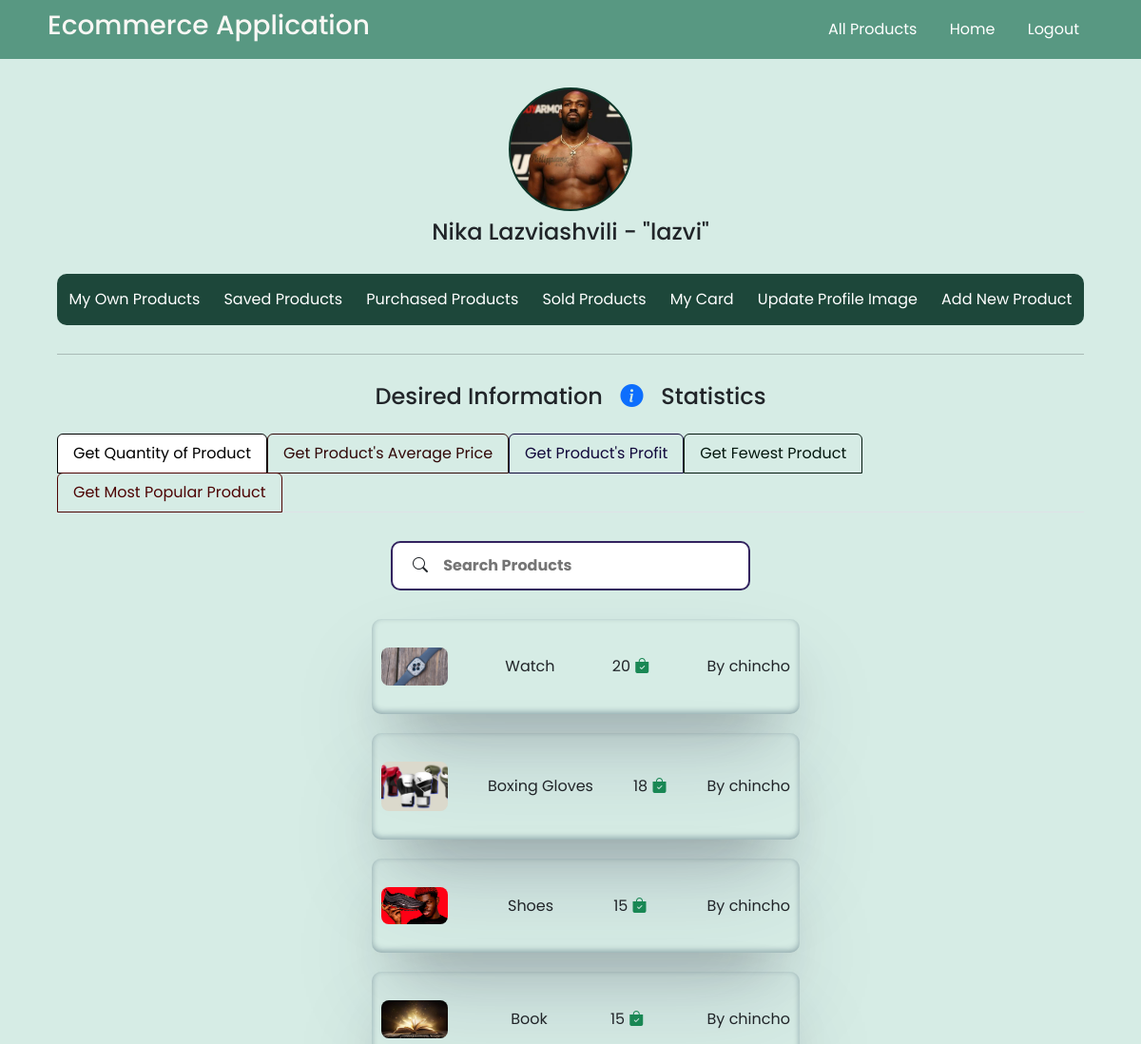
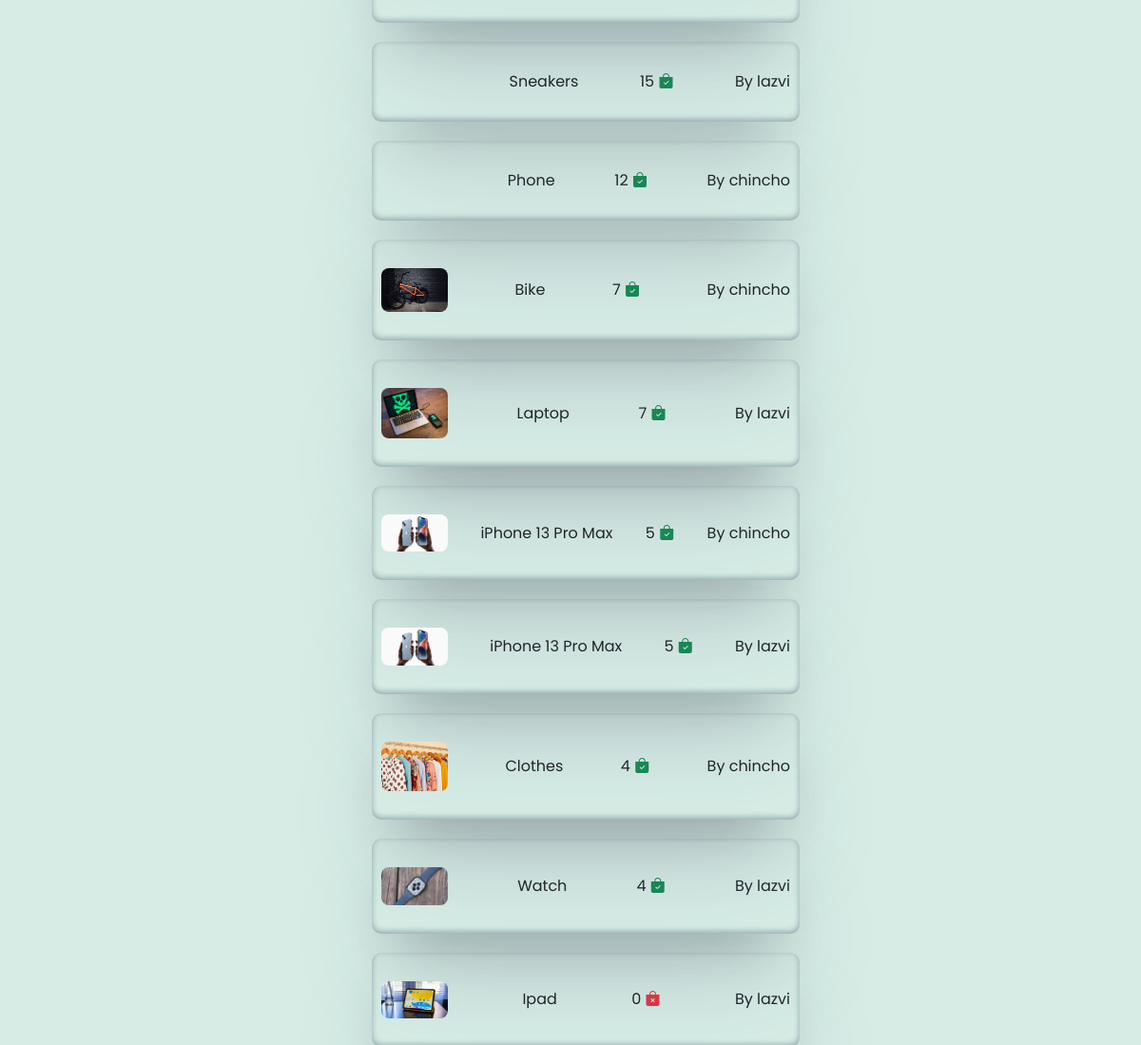
The app's page /home (signed in) with its own data (2 pictures, top to bottom).
### levelup_app/models.py (models this page shows, shortened)
class UserImage(models.Model):
    image = models.ImageField(upload_to="images")
    user = models.OneToOneField(
        User, on_delete=models.CASCADE, null=True, blank=True, related_name="user_image")

class Product(models.Model):
    name = models.CharField(max_length=150)
    price = models.FloatField(default=0)
    quantity = models.IntegerField(default=1)
    image = models.ImageField(upload_to="images")
    in_sale = models.BooleanField(default=False)
    provider = models.ForeignKey(User, on_delete=models.CASCADE, null=True)

### levelup_app/views.py (the view)
# urls.py: path("home", views.HomeView.as_view(), name="home"),
class HomeView(View):
    def get(self, request):
        all_products = Product.objects.all()
        fewest_product = all_products.order_by("quantity")
        fewest_product = fewest_product[0] if len(fewest_product) > 0 else None
        most_popular_product = PurchasedProduct.objects.values("product").annotate(
            total_quantity=Sum("quantity")).all().order_by("-total_quantity")
        most_popular_product = most_popular_product[0] if len(
            most_popular_product) else None
        sold_product = SoldProduct.objects.filter(
            product_provider=request.user).all()
        product_avg_prices = PurchasedProduct.objects.values("product").annotate(
            avg_money=Sum("money_spent")/Sum("quantity")).all()
        product_profit_prices = sold_product.values("product").annotate(
            profit_money=Sum("money_gained")/Sum("quantity")).all()
        context = {
            "user": request.user,
            "products": all_products.order_by("-quantity"),
            "product_avg_prices": product_avg_prices,
            "product_profit_prices": product_profit_prices,
            "fewest_product": fewest_product,
            "most_popular_product": most_popular_product
        }
        return render(request, "levelup_app/home.html", context)

### levelup_app/templatetags/poll_extras.py (called while the page is built)
@register.filter(name="greater_than")
def greater_than(value):
    if int(value) > 0:
        return True
    return False

@register.filter(name="product_name")
def product_name(value):
    chosen_product = Product.objects.get(id=int(value))
    return chosen_product.name

@register.filter(name="product_image")
def product_image(value):
    chosen_product = Product.objects.get(id=int(value))
    return chosen_product.image.url

@register.filter(name="provider")
def provider(value):
    chosen_product = Product.objects.get(id=int(value))
    return chosen_product.provider

### levelup_app/templates/levelup_app/home.html (shortened to what this page needs)
{% extends "base.html" %}
{% load static %}
{% load poll_extras %}
{% block css_styles %}
    <link rel="stylesheet" href="{% static 'levelup_app/css/home.css' %}">
{% endblock css_styles %}
{% block content %}
    <div>
        {% if user.user_image.image.url %}
            <div class="image-div" style="background-image: url('{{ user.user_image.image.url }}');"></div>
        {% else %}
            <div class="image-div" style="background-image: url({% static 'levelup_app/images/user.png' %});"></div>
        {% endif %}
        <h4 class="text-center mt-2">{{ user.first_name }} {{ user.last_name }} - "{{ user.username }}"</h4>
        <div class="d-flex justify-content-around align-items-center info-div">
            <a href="{% url 'own' %}">My Own Products</a>
            <a href="{% url 'saved' %}">Saved Products</a>
            <a href="{% url 'purchased' %}">Purchased Products</a>
            <a href="{% url 'sold' %}">Sold Products</a>
            <a href="{% url 'credit-card' %}">My Card</a>
            <a href="{% url 'update-image' %}">Update Profile Image</a>
            <a href="{% url 'add' %}">Add New Product</a>
        </div>
    </div>
    <hr>
    <h4 class="text-center mt-4 mb-4">
        Desired Information &nbsp; <i class="bi bi-info-circle-fill text-primary"></i> &nbsp; Statistics
    </h4>
    <div id="tab-div">
        <div class="nav nav-tabs" id="nav-tab" role="tablist">
            <button class="nav-link active" id="nav-home-tab" data-bs-toggle="tab" data-bs-target="#nav-home" type="button" role="tab" aria-controls="nav-home" aria-selected="true">Get Quantity of Product</button>
            <button class="nav-link" id="nav-profile-tab" data-bs-toggle="tab" data-bs-target="#nav-profile" type="button" role="tab" aria-controls="nav-profile" aria-selected="false">Get Product's Average Price</button>
            <button class="nav-link" id="nav-profit-tab" data-bs-toggle="tab" data-bs-target="#nav-profit" type="button" role="tab" aria-controls="nav-profit" aria-selected="false">Get Product's Profit</button>
            <button class="nav-link" id="nav-contact-tab" data-bs-toggle="tab" data-bs-target="#nav-contact" type="button" role="tab" aria-controls="nav-contact" aria-selected="false">Get Fewest Product</button>
            <button class="nav-link" id="nav-popular-tab" data-bs-toggle="tab" data-bs-target="#nav-popular" type="button" role="tab" aria-controls="nav-popular" aria-selected="false">Get Most Popular Product</button>
        </div>
    </div>
    <div class="tab-content" id="nav-tabContent">
        <div class="tab-pane fade show active" id="nav-home" role="tabpanel" aria-labelledby="nav-home-tab" tabindex="0">
            <div class="searchDiv">
                <form action="#">
                    <i class="bi bi-search"></i>
                    <input type="text" name="" id="searchProduct" placeholder="Search Products" onkeyup="filterProducts()">
                </form>
            </div>
            <ul class="text-center quantity-list" id="myList">
                {% for product in products %}
                    <li class="actualProduct">
                        <img src="{{ product.image.url }}" alt="">
                        <span class="product-heading">{{ product.name }}</span>
                        <span>{{ product.quantity }}
                            {% if product.quantity|greater_than %}
                                <i class="bi bi-bag-check-fill text-success"></i>
                            {% else %}
                                <i class="bi bi-bag-x-fill text-danger"></i>
                            {% endif %}
                        </span>
                        <span>By {{ product.provider.username }}</span>
                    </li>
                {% endfor %}
            </ul>
        </div>
    </div>
{% endblock content %}

### static/css/base.css (style rules this page uses)
body { font-family: 'Poppins', sans-serif; }

### levelup_app/static/levelup_app/css/home.css (style rules this page uses)
body { background-color: #d6ece5; }
.image-div { width: 130px; height: 130px; background-position: top; background-repeat: no-repeat; background-size: cover; background-color: #cecbcb; border: 2px solid #0c3629; border-radius: 50%; margin: 30px auto 0; }
.info-div { box-sizing: border-box; width: 90%; background-color: #1d473a; color: white; padding: 15px 0; margin: 30px auto; border-radius: 10px; }
.info-div a { text-decoration: none; color: white; }
hr { width: 90%; margin: 30px auto; }
.quantity-list { list-style: none; margin-bottom: 70px; }
.quantity-list li { width: 450px; padding: 30px 10px; margin: 20px auto; border-radius: 10px; box-shadow: rgba(50, 50, 93, 0.25) 0px 50px 100px -20px, rgba(0, 0, 0, 0.3) 0px 30px 60px -30px, rgba(10, 37, 64, 0.35) 0px -2px 6px 0px inset; }
.quantity-list li img { display: inline-block; width: 70px; height: 50px; height: auto; border-radius: 8px; }
.searchDiv { box-sizing: border-box; width: 35%; background-color: #fff; border: 2px solid #33235f; border-radius: 10px; margin: 30px auto; padding: 10px; }
.searchDiv form { width: 100%; border: 1px solid #fff; background-color: #fff; box-sizing: border-box; }
.searchDiv form input { border-style: none; outline: none; box-shadow: none; width: 80%; font-weight: bold; }
.searchDiv form i { box-sizing: border-box; padding-top: 10px; padding-left: 10px; margin-right: 10px; font-weight: bold; }
.actualProduct { display: flex; justify-content: space-between; align-items: center; }
#tab-div, #nav-tabContent { width: 90%; margin: auto; }
#nav-home-tab { color: black!important; border: 1px solid black!important; }
#nav-profile-tab { color: #310808!important; border: 1px solid #310808!important; }
#nav-profit-tab { color: #11083b!important; border: 1px solid #11083b!important; }
#nav-contact-tab { color: #04180f!important; border: 1px solid #04180f!important; }
#nav-popular-tab { color: #4d0404!important; border: 1px solid #4d0404!important; }
#nav-tab, #tab-div { text-align: center!important; }

### records on screen
Product: image (picture), name "Watch", quantity "20", provider.username "chincho"
Product: image (picture), name "Boxing Gloves", quantity "18", provider.username "chincho"
Product: image (picture), name "Shoes", quantity "15", provider.username "chincho"
Product: image (picture), name "Book", quantity "15", provider.username "chincho"
Product: name "Sneakers", quantity "15", provider.username "lazvi"
Product: name "Phone", quantity "12", provider.username "chincho"
Product: image (picture), name "Bike", quantity "7", provider.username "chincho"
Product: image (picture), name "Laptop", quantity "7", provider.username "lazvi"
Product: image (picture), name "iPhone 13 Pro Max", quantity "5", provider.username "chincho"
Product: image (picture), name "iPhone 13 Pro Max", quantity "5", provider.username "lazvi"
Product: image (picture), name "Clothes", quantity "4", provider.username "chincho"
Product: image (picture), name "Watch", quantity "4", provider.username "lazvi"
Product: image (picture), name "Ipad", quantity "0", provider.username "lazvi"

### other values on screen
{{ user.first_name }} "Nika"
{{ user.last_name }} "Lazviashvili"
{{ user.username }} "lazvi"
